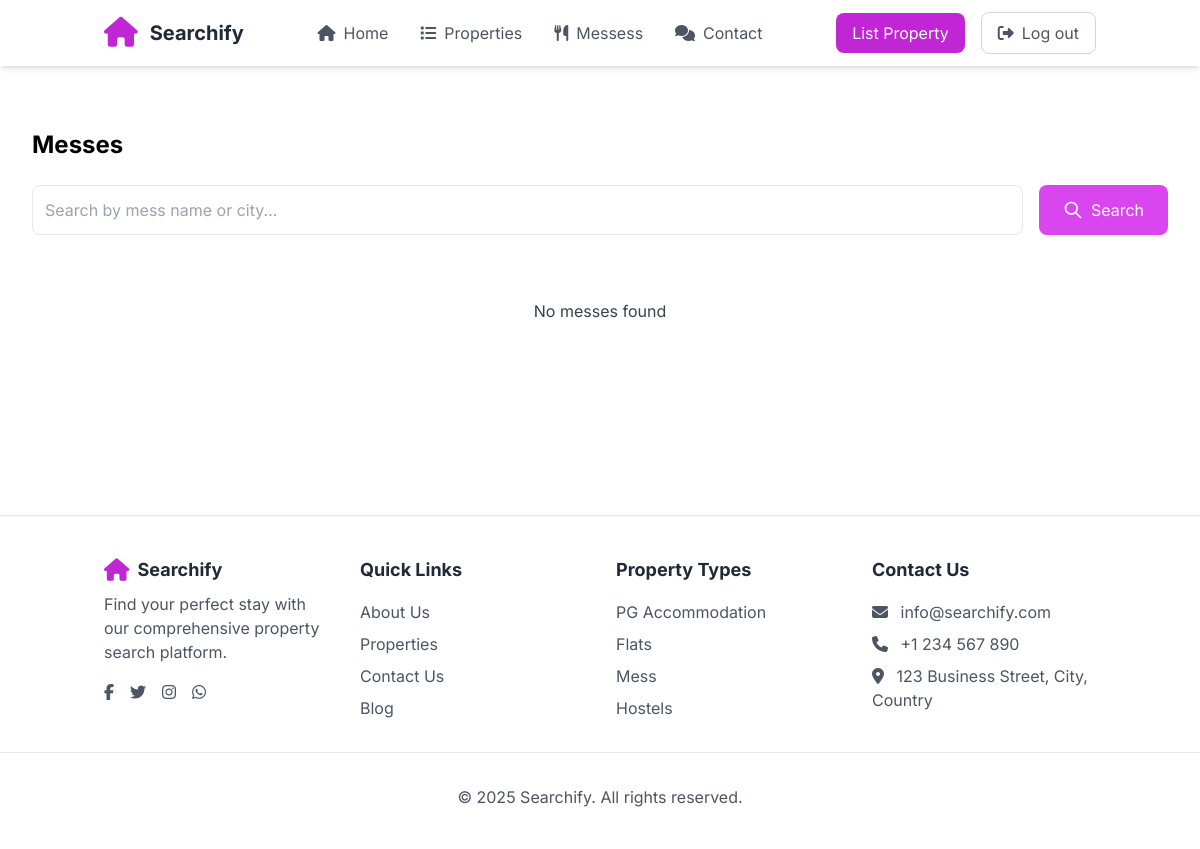
The page /mess/all/?page=2 (signed in) on the database as committed earlier.
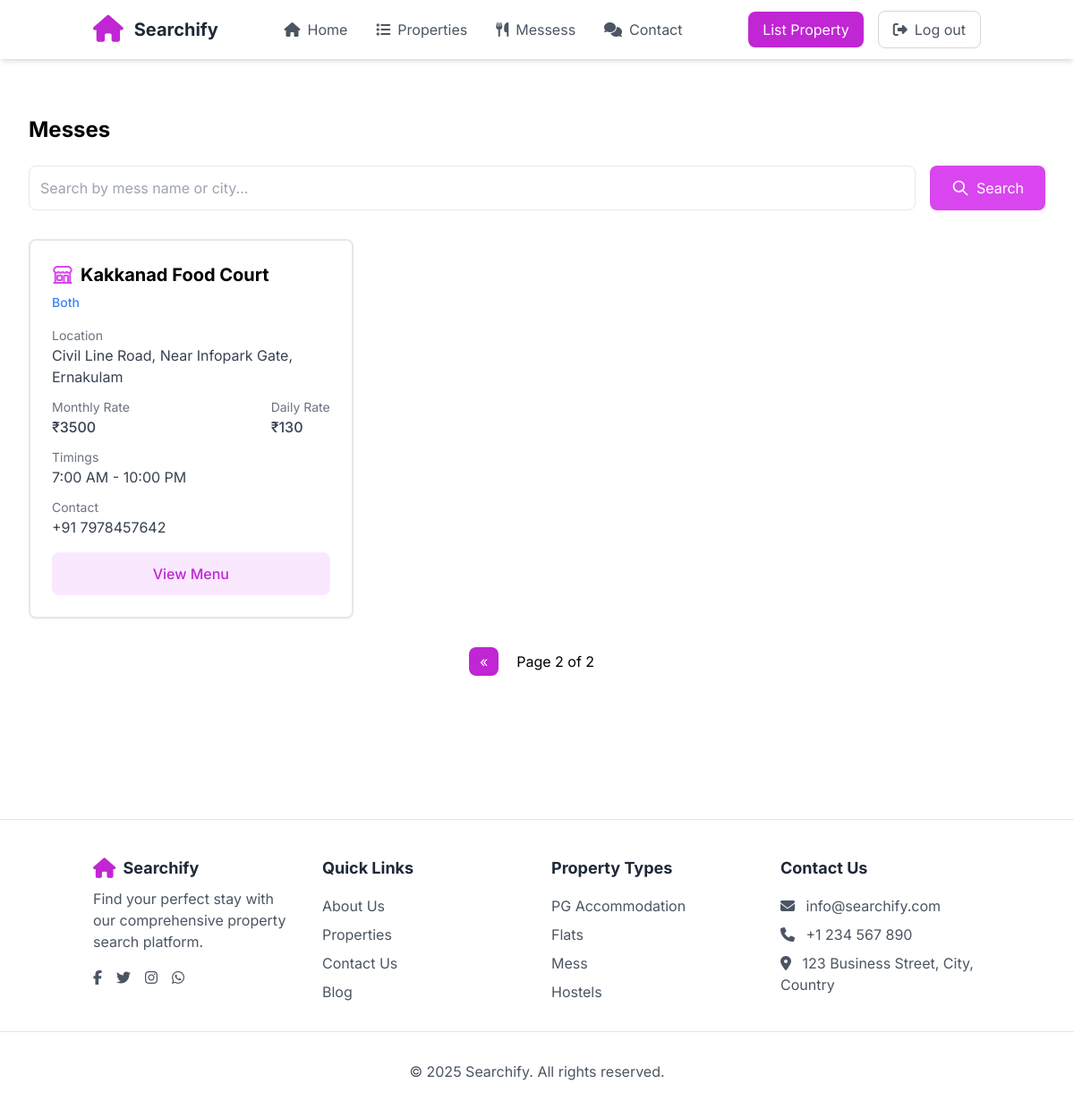
The same page on the database as committed later.
### properties/models.py (models this page shows, shortened)
class Mess(models.Model):
    MEAL_TYPES = [
        ('VEG', 'Vegetarian'),
        ('NON_VEG', 'Non-Vegetarian'),
        ('BOTH', 'Both')
    ]
    name = models.CharField(max_length=200)
    description = models.TextField()
    address = models.TextField()
    city = models.CharField(max_length=100)
    monthly_rate = models.DecimalField(max_digits=10, decimal_places=2)
    daily_rate = models.DecimalField(max_digits=10, decimal_places=2, null=True)
    contact_number = models.CharField(max_length=15, null=True)
    meal_type = models.CharField(max_length=10, choices=MEAL_TYPES)
    is_snacks_available = models.BooleanField(default=False)
    opening_time = models.TimeField()
    closing_time = models.TimeField()
    available = models.BooleanField(default=True)
    latitude = models.CharField(max_length=100, null=True, blank=True)
    longitude = models.CharField(max_length=100, null=True, blank=True)
    created_at = models.DateTimeField(auto_now_add=True)
    updated_at = models.DateTimeField(auto_now=True)
    class Meta:
        verbose_name_plural = "Messes"

### properties/views.py (the view, shortened to what this page needs)
# urls.py: path('mess/all/', views.MessListView.as_view(), name='mess-list'),
class MessListView(LoginRequiredMixin, View):
    template_name = 'mess_list.html'
    items_per_page = 6
    def get(self, request, *args, **kwargs):
        search_query = request.GET.get('search', '')
        messes = Mess.objects.all()
        if search_query:
            search_filter = Q(name__icontains=search_query) | \
                          Q(address__icontains=search_query) | \
                          Q(city__icontains=search_query)
            messes = messes.filter(search_filter)
        messes = messes.order_by('-created_at')
        paginator = Paginator(messes, self.items_per_page)
        page = request.GET.get('page', 1)
        mess_list = paginator.get_page(page)
        context = {
            'messes': mess_list,
            'search_query': search_query
        }
        return render(request, self.template_name, context)

### properties/templates/mess_list.html (shortened to what this page needs)
{% extends 'base.html' %}
{% block main_block %}
<div class="max-w-7xl mx-auto px-4 sm:px-6 lg:px-8 py-16">
    <h1 class="text-2xl font-bold mb-6">Messes</h1>
    <div class="flex gap-4 mb-8">
        <form method="get" class="flex flex-col sm:flex-row w-full gap-4">
            <input
                type="text"
                name="search"
                value="{{ search_query }}"
                placeholder="Search by mess name or city..."
                class="w-full p-3 rounded-lg border border-gray-200 focus:outline-none focus:ring-2 focus:ring-fuchsia-400"
            >
            <button type="submit" class="w-full sm:w-auto bg-fuchsia-500 text-white px-6 py-3 rounded-lg hover:bg-fuchsia-600 transition-colors flex items-center justify-center gap-2">
                <svg class="w-5 h-5" fill="none" stroke="currentColor" viewBox="0 0 24 24">
                    <path stroke-linecap="round" stroke-linejoin="round" stroke-width="2" d="M21 21l-6-6m2-5a7 7 0 11-14 0 7 7 0 0114 0z"/>
                </svg>
                Search
            </button>
        </form>
    </div>
    <div class="grid grid-cols-1 md:grid-cols-2 lg:grid-cols-3 gap-6">
        {% for mess in messes %}
        <div class="bg-white rounded-lg shadow-sm border border-2 hover:shadow-lg p-6 space-y-4">
            <div class="flex items-center gap-2 mb-1">
                <h2 class="text-xl font-bold">{{ mess.name }}</h2>
            </div>
            <span class="{% if mess.meal_type == 'VEG' %}text-green-500{% elif mess.meal_type == 'NON_VEG' %}text-red-500{% else %}text-blue-500{% endif %} text-sm font-medium">
                {{ mess.get_meal_type_display }}
            </span>
            <div class="space-y-3">
                <div>
                    <p class="text-gray-500 text-sm">Location</p>
                    <p class="text-gray-700">{{ mess.address }}, {{ mess.city }}</p>
                </div>
                <div class="flex justify-between">
                    <div>
                        <p class="text-gray-500 text-sm">Monthly Rate</p>
                        <p class="text-gray-700 font-medium">₹{{ mess.monthly_rate|floatformat:0 }}</p>
                    </div>
                    <div>
                        <p class="text-gray-500 text-sm">Daily Rate</p>
                        <p class="text-gray-700 font-medium">₹{{ mess.daily_rate|floatformat:0 }}</p>
                    </div>
                </div>
                <div class="flex justify-between">
                    <div>
                        <p class="text-gray-500 text-sm">Timings</p>
                        <p class="text-gray-700">{{ mess.opening_time|time:"g:i A" }} - {{ mess.closing_time|time:"g:i A" }}</p>
                    </div>
                </div>
                <div>
                    <p class="text-gray-500 text-sm">Contact</p>
                    <p class="text-gray-700">+91 {{ mess.contact_number }}</p>
                </div>
            </div>
            <a href="{% url 'mess-menu-detail' mess.id %}" class="block w-full bg-fuchsia-100 text-fuchsia-600 font-medium py-3 rounded-lg hover:bg-fuchsia-200 transition-colors mt-4 text-center">
                View Menu
            </a>
        </div>
        {% empty %}
        <div class="col-span-full text-center py-8">
            <p class="text-gray-700">No messes found{% if search_query %} for "{{ search_query }}"{% endif %}</p>
        </div>
        {% endfor %}
    </div>
    {% if messes.has_other_pages %}
    <div class="flex justify-center space-x-2 mt-8">
        {% if messes.has_previous %}
        <a href="?page={{ messes.previous_page_number }}{% if search_query %}&search={{ search_query }}{% endif %}"
           class="px-3 py-1 bg-fuchsia-600 text-white rounded-lg">&laquo;</a>
        {% endif %}
        <span class="px-3 py-1">Page {{ messes.number }} of {{ messes.paginator.num_pages }}</span>
    </div>
    {% endif %}
</div>
{% endblock %}

Rows that differ between the two databases and show on the page:
added Mess: name "Kakkanad Food Court", meal_type "Both", address "Civil Line Road, Near Infopark Gate", city "Ernakulam", monthly_rate "3500", daily_rate "130", opening_time "7:00 AM", closing_time "10:00 PM", contact_number "7978457642"
Other text that changed with them:
{{ messes.number }}: (not shown) → "2"
{{ messes.paginator.num_pages }}: (not shown) → "2"
text no longer shown: "No messes found"
text now shown: "« Page of"
